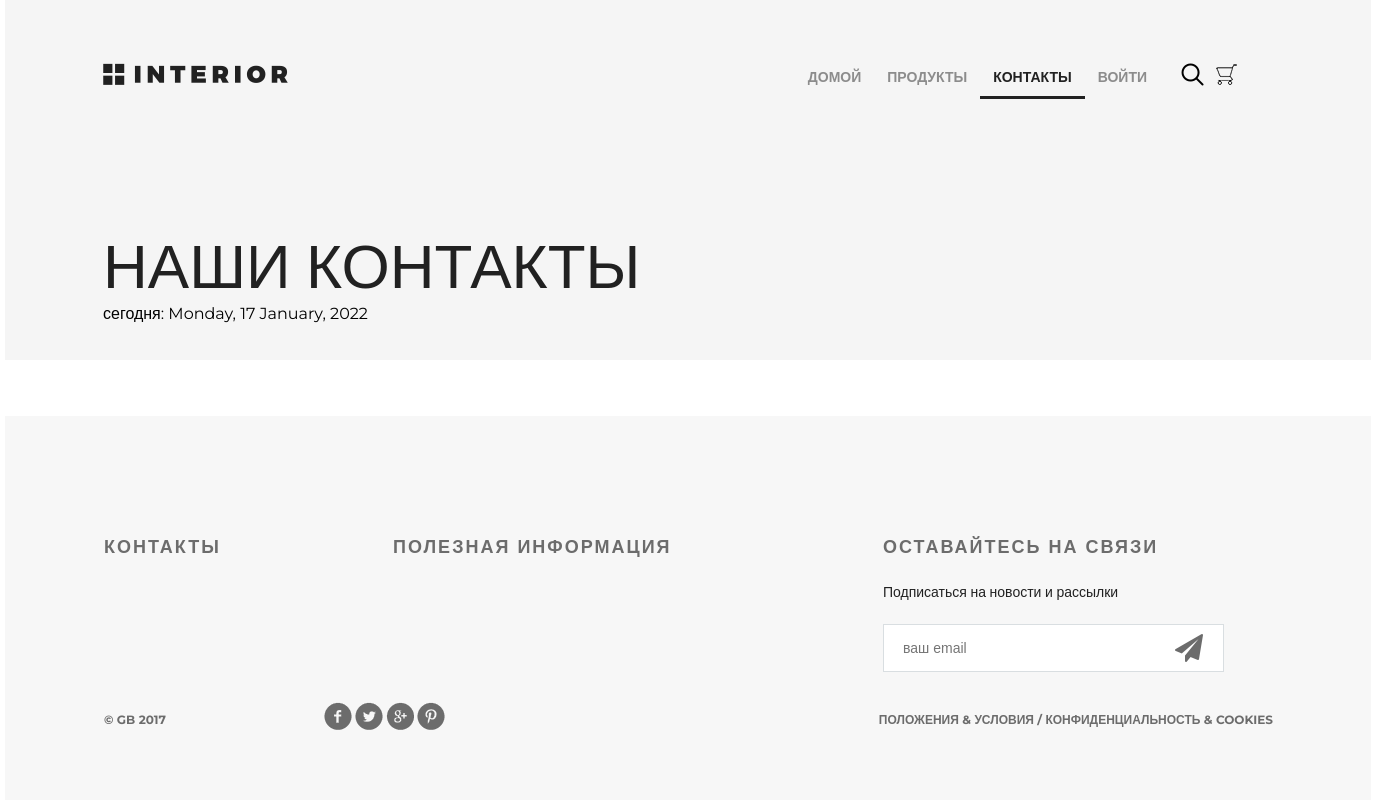
The app's page /contact/, older data.
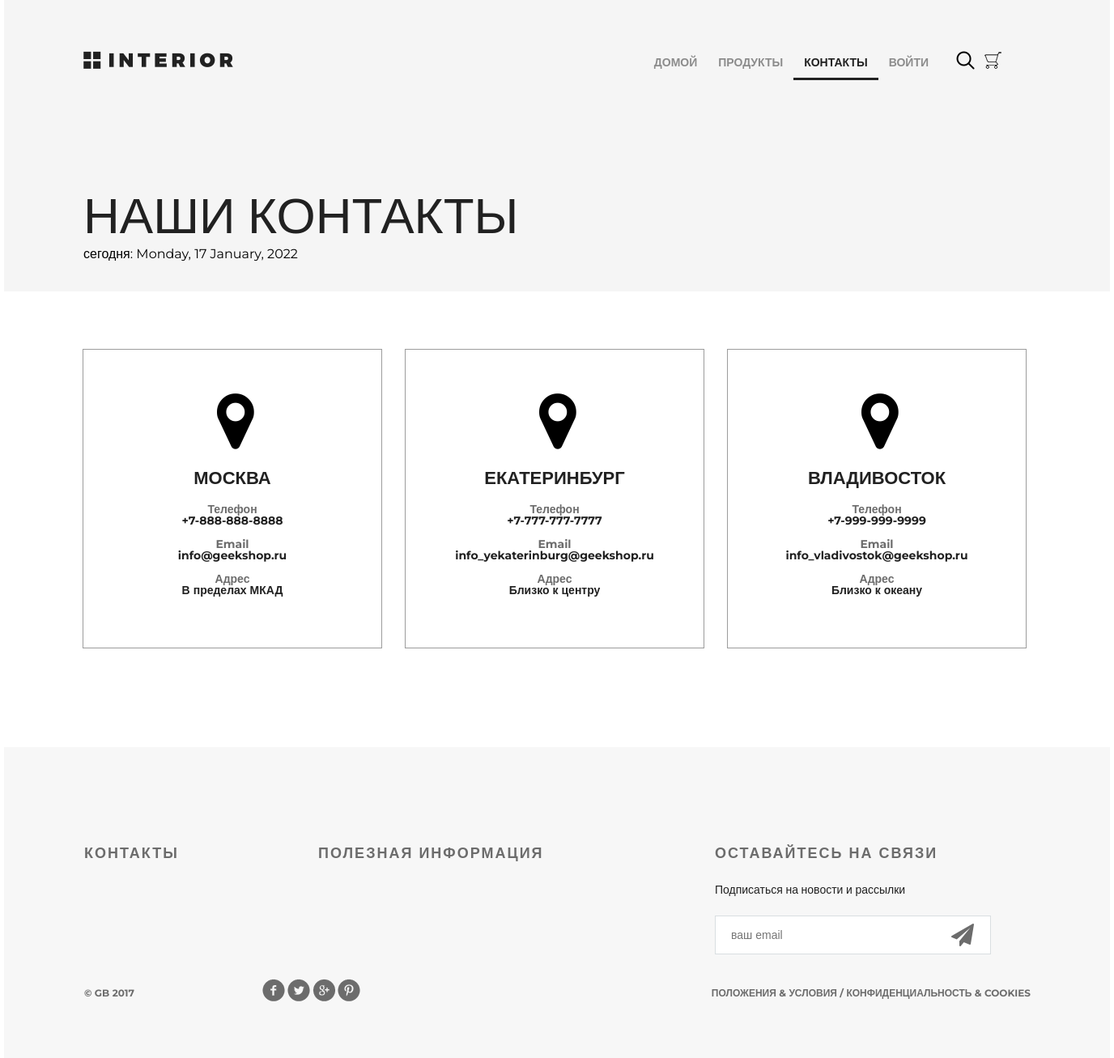
The same page, newer data.
### mainapp/models.py (models this page shows, shortened)
class Contact(models.Model):
    phone = models.CharField(max_length=50, verbose_name="номер телефона")
    email = models.EmailField(max_length=254, verbose_name="электронная почта")
    city = models.CharField(max_length=128, default="Москва", verbose_name="город")
    address = models.CharField(max_length=254, verbose_name="адресс")

### mainapp/views.py (the view)
# urls.py: path("contact/", mainapp.contact, name="contact"),
def contact(request):
    title = "о нас"
    visit_date = timezone.now()
    locations = Contact.objects.all()
    content = {"title": title, "visit_date": visit_date, "locations": locations}
    return render(request, "mainapp/contact.html", content)

### mainapp/templates/mainapp/contact.html
{% extends 'mainapp/base.html' %}
{% load static %}
{% block menu %}
<div class="hero">
    <div class="header clearfix">
        {% include 'mainapp/includes/inc_menu.html' %}
    </div>
    <h1>наши контакты</h1>
    <p>сегодня: {{ visit_date|date:"l, j F, Y" }}</p>
</div>
{% endblock %}
{% block content %}
<div class="location">
    {% for location in locations %}
    <div class="location-1">
        <i class="fa fa-map-marker fa-5x"></i>
        <h4>{{ location.city }}</h4>
        <div class="contacts">
            <h5>Телефон</h5>
            <p>{{ location.phone }}</p>
        </div>
        <div class="contacts">
            <h5>Email</h5>
            <p>{{ location.email }}</p>
        </div>
        <div class="contacts">
            <h5>Адрес</h5>
            <p>{{ location.address }}</p>
        </div>
    </div>
    {% endfor %}
</div>
<div class="clr"></div>
{% endblock %}

Row changes from the older to the newer data that the page shows:
added Contact: city "МОСКВА", phone "+7-888-888-8888", email "info@geekshop.ru", address "В пределах МКАД"
added Contact: city "ЕКАТЕРИНБУРГ", phone "+7-777-777-7777", email "info_yekaterinburg@geekshop.ru", address "Близко к центру"
added Contact: city "ВЛАДИВОСТОК", phone "+7-999-999-9999", email "info_vladivostok@geekshop.ru", address "Близко к океану"
